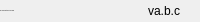
              <widget class="QFrame" name="bottomBar">
               <property name="minimumSize">
                <size>
                 <width>0</width>
                 <height>22</height>
                </size>
               </property>
               <property name="maximumSize">
                <size>
                 <width>16777215</width>
                 <height>22</height>
                </size>
               </property>
               <property name="frameShape">
                <enum>QFrame::Shape::NoFrame</enum>
               </property>
               <property name="frameShadow">
                <enum>QFrame::Shadow::Raised</enum>
               </property>
               <layout class="QHBoxLayout" name="horizontalLayout_5">
                <property name="spacing">
                 <number>0</number>
                </property>
                <property name="leftMargin">
                 <number>0</number>
                </property>
                <property name="topMargin">
                 <number>0</number>
                </property>
                <property name="rightMargin">
                 <number>0</number>
                </property>
                <property name="bottomMargin">
                 <number>0</number>
                </property>
                <item>
                 <widget class="QLabel" name="creditsLabel">
                  <property name="maximumSize">
                   <size>
                    <width>16777215</width>
                    <height>16</height>
                   </size>
                  </property>
                  <property name="font">
                   <font>
                    <family>Segoe UI</family>
                    <pointsize>-1</pointsize>
                    <italic>false</italic>
                    <bold>false</bold>
                   </font>
                  </property>
                  <property name="text">
                   <string>By: Lansus Filter BU ADD Group</string>
                  </property>
                  <property name="alignment">
                   <set>Qt::AlignmentFlag::AlignLeading|Qt::AlignmentFlag::AlignLeft|Qt::AlignmentFlag::AlignVCenter</set>
                  </property>
                 </widget>
                </item>
                <item>
                 <widget class="QLabel" name="version">
                  <property name="text">
                   <string>va.b.c</string>
                  </property>
                  <property name="alignment">
                   <set>Qt::AlignmentFlag::AlignRight|Qt::AlignmentFlag::AlignTrailing|Qt::AlignmentFlag::AlignVCenter</set>
                  </property>
                 </widget>
                </item>
                <item>
                 <widget class="QFrame" name="frame_size_grip">
                  <property name="minimumSize">
                   <size>
                    <width>20</width>
                    <height>0</height>
                   </size>
                  </property>
                  <property name="maximumSize">
                   <size>
                    <width>20</width>
                    <height>16777215</height>
                   </size>
                  </property>
                  <property name="frameShape">
                   <enum>QFrame::Shape::NoFrame</enum>
                  </property>
                  <property name="frameShadow">
                   <enum>QFrame::Shadow::Raised</enum>
                  </property>
                 </widget>
                </item>
               </layout>
              </widget>
